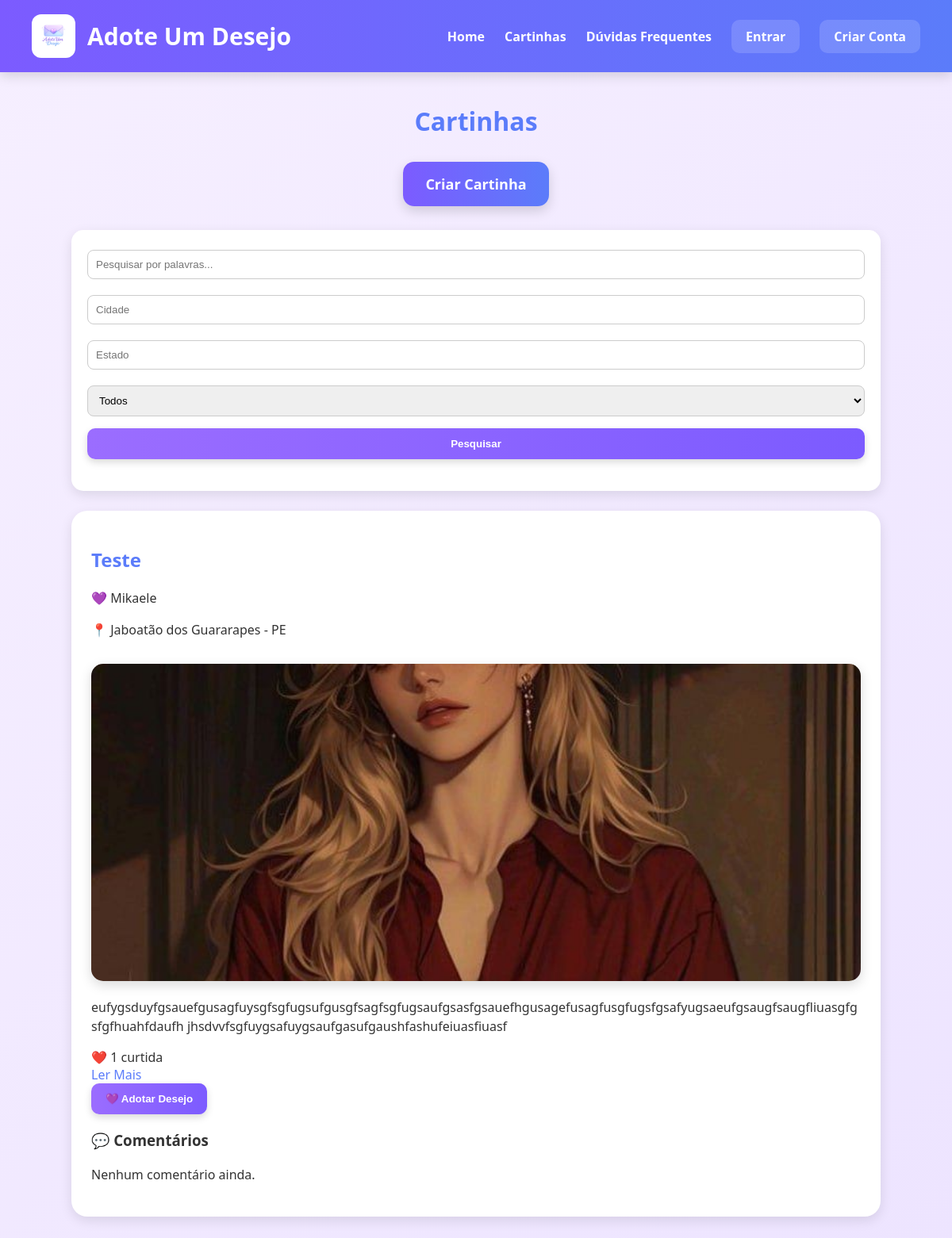
Page /cartas/ on the committed database.
### cartas/models.py (models this page shows, shortened)
class Carta(models.Model):
    autor = models.ForeignKey(
        User,
        on_delete=models.CASCADE
    )
    titulo = models.CharField(
        max_length=200
    )
    texto = models.TextField()
    cidade = models.CharField(
        max_length=100
    )
    estado = models.CharField(
        max_length=100
    )
    imagem = models.ImageField(
        upload_to='cartas/',
        blank=True,
        null=True
    )
    adotado = models.BooleanField(
        default=False
    )
    criado_em = models.DateTimeField(
        auto_now_add=True
    )
    correspondido = models.BooleanField(
        default=False
    )

### cartas/views.py (the view, shortened to what this page needs)
def feed(request):
    cartas = Carta.objects.all().order_by(
        '-criado_em'
    )
    pesquisa = request.GET.get('pesquisa')
    cidade = request.GET.get('cidade')
    estado = request.GET.get('estado')
    adotado = request.GET.get('adotado')
    if cidade:
        cartas = [
            carta for carta in cartas
            if cidade.lower()
            in carta.cidade.lower()
        ]
    if estado:
        cartas = [
            carta for carta in cartas
            if estado.lower()
            in carta.estado.lower()
        ]
    if adotado == 'sim':
        cartas = [
            carta for carta in cartas
            if carta.adotado
        ]
    elif adotado == 'nao':
        cartas = [
            carta for carta in cartas
            if not carta.adotado
        ]
    for carta in cartas:
        carta.usuario_curtiu = carta.curtidas.filter(
            usuario=request.user
        ).exists() if request.user.is_authenticated else False
    return render(
        request,
        'feed.html',
        {
            'cartas': cartas
        }
    )

### core/context_processors.py (called while the page is built)
def notificacoes(request):
    if request.user.is_authenticated:
        notificacoes_recentes = Notificacao.objects.filter(
            usuario=request.user
        ).order_by(
            '-criado_em'
        )[:5]
    else:
        notificacoes_recentes = []
    return {
        'notificacoes_recentes':
        notificacoes_recentes
    }

### templates/feed.html (shortened to what this page needs)
{% extends 'base.html' %}
{% block content %}
<h1>
    Cartinhas
</h1>
<div class="criar-carta-box">
    <a
        href="{% url 'criar_carta' %}"
        class="btn-criar"
    >
        Criar Cartinha
    </a>
</div>
<div class="pesquisa-box">
    <form method="GET">
        <input
            type="text"
            name="pesquisa"
            placeholder="Pesquisar por palavras..."
            value="{{ request.GET.pesquisa }}"
        >
        <input
            type="text"
            name="cidade"
            placeholder="Cidade"
            value="{{ request.GET.cidade }}"
        >
        <input
            type="text"
            name="estado"
            placeholder="Estado"
            value="{{ request.GET.estado }}"
        >
        <select name="adotado">
            <option value="">
                Todos
            </option>
        </select>
        <button type="submit">
            Pesquisar
        </button>
    </form>
</div>
{% for carta in cartas %}
    <div class="card">
        <h2>
            <a href="{% url 'detalhe_carta' carta.id %}">
                {{ carta.titulo }}
            </a>
        </h2>
        <p class="card-autor">
            💜
            {{ carta.autor.username }}
        </p>
        <p class="card-local">
            📍
            {{ carta.cidade }}
            -
            {{ carta.estado }}
        </p>
        {% if carta.imagem %}
            <img
                src="{{ carta.imagem.url }}"
                class="card-imagem"
            >
        {% endif %}
        <p class="card-texto">
            {{ carta.texto|truncatewords:40 }}
        </p>
        <div class="card-info">
            ❤️
            {{ carta.curtidas.count }}
            curtida{{ carta.curtidas.count|pluralize }}
        </div>
        <div class="card-acoes">
            <a
                href="{% url 'detalhe_carta' carta.id %}"
                class="btn-detalhes"
            >
                Ler Mais
            </a>
        </div>
        {% if request.user != carta.autor %}
            <div class="adocao-box">
                {% if carta.correspondido %}
                    <button disabled>
                        Desejo Já Realizado
                    </button>
                {% else %}
                    <form
                        action="{% url 'adotar_carta' carta.id %}"
                        method="POST"
                    >
                        <button type="submit">
                            💜 Adotar Desejo
                        </button>
                    </form>
                {% endif %}
            </div>
        {% endif %}
        <div class="comentarios-box">
            <h3>
                💬 Comentários
            </h3>
            {% for comentario in carta.comentario_set.all %}
                <div class="comentario-item">
                    <strong>
                        {{ comentario.usuario.username }}
                    </strong>
                    <p>
                        {{ comentario.texto }}
                    </p>
                </div>
            {% empty %}
                <p>
                    Nenhum comentário ainda.
                </p>
            {% endfor %}
        </div>
    </div>
{% empty %}
    <div class="card">
        <h2>
            Nenhuma cartinha encontrada.
        </h2>
    </div>
{% endfor %}
{% endblock %}

### static/css/style.css (style rules this page uses)
* { box-sizing: border-box; }
body { margin: 0; font-family: 'Segoe UI', sans-serif; background: linear-gradient( 135deg, #f6efff, #ede4ff ); color: #333; }
h1 { text-align: center; color: #5b7cfa; margin-bottom: 20px; }
form { margin-bottom: 20px; }
input, select { padding: 10px; border-radius: 8px; border: 1px solid #ccc; margin: 5px 0; width: 100%; box-sizing: border-box; }
button { background: linear-gradient( 90deg, #9b6dff, #7c5bff ); color: white; border: none; padding: 12px 18px; border-radius: 10px; cursor: pointer; font-weight: bold; transition: 0.2s ease; box-shadow: 0 4px 10px rgba(0,0,0,0.15); }
a { color: #5b7cfa; text-decoration: none; }
.card, .stat-card { background: white; padding: 25px; border-radius: 20px; box-shadow: 0 5px 15px rgba(0,0,0,0.1); transition: 0.2s ease; }
.card img { width: 100%; max-height: 400px; object-fit: cover; border-radius: 15px; margin-top: 15px; }
p { line-height: 1.5; }
.pesquisa-box { background: white; padding: 20px; border-radius: 15px; margin-bottom: 25px; box-shadow: 0 5px 15px rgba(0,0,0,0.1); }
.pesquisa-box form { display: flex; flex-direction: column; gap: 10px; }
.criar-carta-box { display: flex; justify-content: center; margin: 30px 0; }
.btn-criar { background: linear-gradient( 90deg, #7c5bff, #5b7cfa ); color: white !important; padding: 16px 28px; border-radius: 14px; text-decoration: none; font-weight: bold; font-size: 18px; box-shadow: 0 6px 15px rgba(0,0,0,0.15); transition: 0.25s ease; }
.card, .card p, .detalhe-texto { overflow-wrap: anywhere; word-break: break-word; white-space: normal; }
.card-imagem, .detalhe-imagem { box-shadow: 0 5px 15px rgba(0,0,0,0.15); }

### rows in the picture
Carta: titulo "Teste", autor.username "Mikaele", cidade "Jaboatão dos Guararapes", estado "PE", imagem (picture), texto "eufygsduyfgsauefgusagfuysgfsgfugsufgusgfsagfsgfugsaufgsasfgsauefhgusagefusagfusgfugsfgsafyugsaeufgsaugfsaugfliuasgfgsfgfhuahfdaufh jhsdvvfsgfuygsafuygsaufgasufgaushfashufeiuasfiuasf", curtidas.count "1", correspondido "💜 Adotar Desejo"
